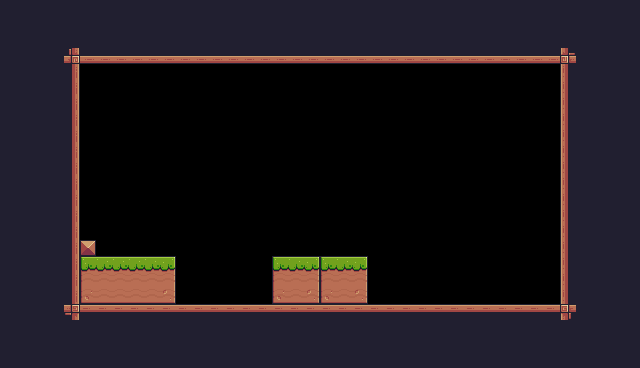

Below is a game level as drawn by its tile map, then a one-line description and the .tmx file that defines it, in full:
An orthogonal 40x23 tile map with 16x16 px tiles, 1 tile layer (Background) and 1 object (Player).

<map version="1.10" tiledversion="1.11.2" orientation="orthogonal" renderorder="right-down" width="40" height="23" tilewidth="16" tileheight="16" infinite="0" nextlayerid="3" nextobjectid="5">
 <tileset firstgid="1" source="Pixel Adventure.tsx" />
 <layer id="1" name="Background" width="40" height="23">
  <data encoding="csv">
24,24,24,24,24,24,24,24,24,24,24,24,24,24,24,24,24,24,24,24,24,24,24,24,24,24,24,24,24,24,24,24,24,24,24,24,24,24,24,24,
24,24,24,24,24,24,24,24,24,24,24,24,24,24,24,24,24,24,24,24,24,24,24,24,24,24,24,24,24,24,24,24,24,24,24,24,24,24,24,24,
24,24,24,24,24,24,24,24,24,24,24,24,24,24,24,24,24,24,112,112,112,24,24,112,24,24,24,24,24,24,24,24,24,24,24,24,24,24,24,24,
24,24,24,24,135,134,134,134,134,134,134,134,134,134,134,134,134,134,134,134,134,134,134,134,134,134,134,134,134,134,134,134,134,134,134,133,24,24,24,24,
24,24,24,24,113,0,0,0,0,0,0,0,0,0,0,0,0,0,0,0,0,0,0,0,0,0,0,0,0,0,0,0,0,0,0,111,24,24,24,24,
24,24,24,24,113,0,0,0,0,0,0,0,0,0,0,0,0,0,0,0,0,0,0,0,0,0,0,0,0,0,0,0,0,0,0,111,24,24,24,24,
24,24,24,24,113,0,0,0,0,0,0,0,0,0,0,0,0,0,0,0,0,0,0,0,0,0,0,0,0,0,0,0,0,0,0,111,24,24,24,24,
24,24,24,24,113,0,0,0,0,0,0,0,0,0,0,0,0,0,0,0,0,0,0,0,0,0,0,0,0,0,0,0,0,0,0,111,24,24,24,24,
24,24,24,24,113,0,0,0,0,0,0,0,0,0,0,0,0,0,0,0,0,0,0,0,0,0,0,0,0,0,0,0,0,0,0,111,24,24,24,24,
24,24,24,112,113,0,0,0,0,0,0,0,0,0,0,0,0,0,0,0,0,0,0,0,0,0,0,0,0,0,0,0,0,0,0,111,24,24,24,24,
24,24,24,24,113,0,0,0,0,0,0,0,0,0,0,0,0,0,0,0,0,0,0,0,0,0,0,0,0,0,0,0,0,0,0,111,24,24,24,24,
24,24,24,24,113,0,0,0,0,0,0,0,0,0,0,0,0,0,0,0,0,0,0,0,0,0,0,0,0,0,0,0,0,0,0,111,24,24,24,24,
24,24,24,24,113,0,0,0,0,0,0,0,0,0,0,0,0,0,0,0,0,0,0,0,0,0,0,0,0,0,0,0,0,0,0,111,24,24,24,24,
24,24,24,24,113,0,0,0,0,0,0,0,0,0,0,0,0,0,0,0,0,0,0,0,0,0,0,0,0,0,0,0,0,0,0,111,24,24,24,24,
24,24,24,24,113,0,0,0,0,0,0,0,0,0,0,0,0,0,0,0,0,0,0,0,0,0,0,0,0,0,0,0,0,0,0,111,24,24,24,24,
24,24,24,24,113,35,0,0,0,0,0,0,0,0,0,0,0,0,0,0,0,0,0,0,0,0,0,0,0,0,0,0,0,0,0,111,24,24,24,24,
24,24,24,24,113,7,8,8,8,8,9,0,0,0,0,0,0,7,8,9,7,8,9,0,0,0,0,0,0,0,0,0,0,0,0,111,24,24,24,24,
24,24,24,24,113,29,30,30,30,30,31,0,0,0,0,0,0,29,30,31,29,30,31,0,0,0,0,0,0,0,0,0,0,0,0,111,24,24,24,24,
24,24,24,24,113,51,52,52,52,52,53,0,0,0,0,0,0,51,52,53,51,52,53,0,0,0,0,0,0,0,0,0,0,0,0,111,24,24,24,24,
24,24,24,24,91,90,90,90,90,90,90,90,90,90,90,90,90,90,90,90,90,90,90,90,90,90,90,90,90,90,90,90,90,90,90,89,24,24,24,24,
24,24,24,24,24,24,24,24,24,24,24,24,24,24,24,24,24,24,24,24,24,24,24,24,24,24,24,24,24,24,24,24,24,24,24,24,24,24,24,24,
24,24,24,24,24,24,24,24,24,24,24,24,24,24,24,24,24,24,24,24,24,24,24,24,24,24,24,24,24,24,24,24,24,24,24,24,24,24,24,24,
24,24,24,24,24,24,24,24,24,24,24,24,24,24,24,24,24,24,24,24,24,24,24,24,24,24,24,24,24,24,24,24,24,24,24,24,24,24,24,24
</data>
 </layer>
 <objectgroup id="2" name="Spawnpoints">
  <object id="3" name="Player" type="Player" x="97" y="224" width="32" height="32" />
 </objectgroup>
</map>
